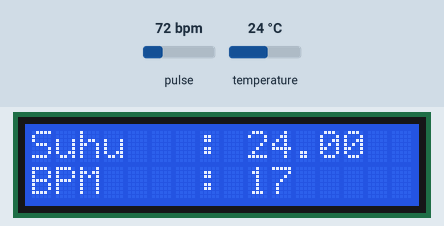
This sketch was run on a simulated ESP8266 (NodeMCU). Parts: 16×2 character LCD. Inputs (shaded band) come from the test bench; at power-on: pulse 72 bpm, temperature 24 °C. WiFi joins after 1.5 s; servers stay silent unless stated; what the sketch prints to the serial monitor is not drawn.

Above: at 18.9 s.
19.0 s: pulse set to 158 bpm
At 19.9 s:
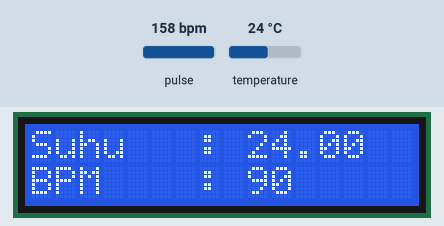
20.8 s: temperature set to 12 °C
At 23.3 s:
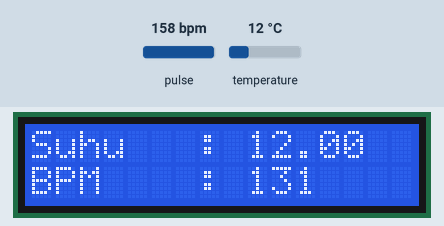
23.5 s: temperature set to 4 °C
At 25.0 s:
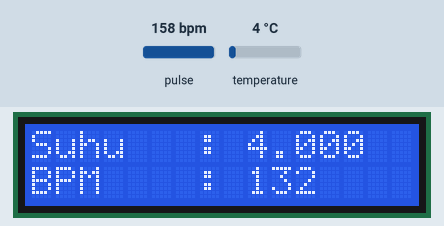
25.3 s: pulse set to 42 bpm
At 28.6 s:
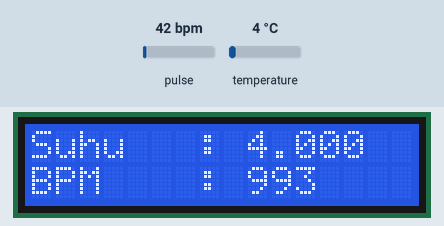
28.9 s: pulse set to 70 bpm
At 30.4 s:
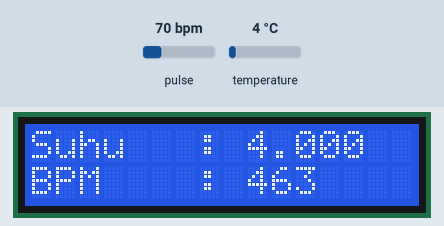
32.4 s: temperature set to 19 °C
At 34.1 s:
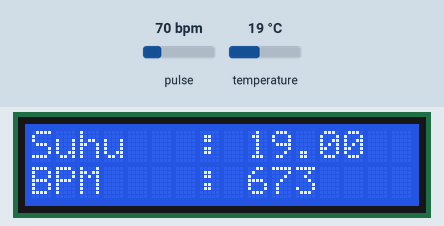
Timing chart, 0 to 35.6 s (numbered marks = the images above; inputs shaded):
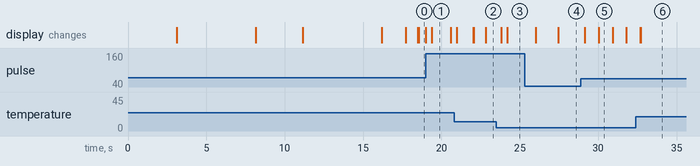

The sketch:

healthcare_thinkspeak.ino
```cpp
#include <Wire.h>
#include <LiquidCrystal_I2C.h>
#include "MAX30105.h"
#include "heartRate.h"
#include <OneWire.h>
#include <DallasTemperature.h>
#include <ESP8266WiFi.h>  // Tambahkan library untuk WiFi
#include <ThingSpeak.h>  // Tambahkan library ThingSpeak

MAX30105 particleSensor;
LiquidCrystal_I2C lcd(0x27, 16, 2);  // Alamat I2C LCD 16x2, sesuaikan jika diperlukan

const byte RATE_SIZE = 4;
byte rates[RATE_SIZE];
byte rateSpot = 0;
long lastBeat = 0;

float beatsPerMinute;
int beatAvg;

// Inisialisasi pin data untuk sensor DS18B20
#define oneWireBusPin D2

OneWire oneWire(oneWireBusPin);
DallasTemperature sensors(&oneWire);

// WiFi dan ThingSpeak
const char* ssid = "UGMURO-INET";  // Ganti dengan SSID WiFi Anda
const char* password = "Gepuk15000";  // Ganti dengan password WiFi Anda
const char* apiKey = "FGBFXFPNYYP83ENT";  // Ganti dengan API key ThingSpeak Anda

WiFiClient client;

unsigned long lastTimeTemp = 0;
unsigned long timerDelayTemp = 1000;
unsigned long lastTimeThingSpeak = 0;
unsigned long timerDelayThingSpeak = 20000;  // Kirim data ke ThingSpeak setiap 20 detik

void setup() {
  Serial.begin(115200);
  sensors.begin();  // DS18B20
  Serial.println("Initializing...");

  if (!particleSensor.begin(Wire, I2C_SPEED_FAST)) {
    Serial.println("MAX30105 was not found. Please check wiring/power.");
    while (1);
  }
  Serial.println("Place your index finger on the sensor with steady pressure.");

  particleSensor.setup();
  particleSensor.setPulseAmplitudeRed(0x0A);
  particleSensor.setPulseAmplitudeGreen(0);

  lcd.init();
  lcd.backlight();
  lcd.print("    WELCOME ");
  lcd.setCursor(0, 1);
  lcd.print("      TO ");
  delay(3000);
  lcd.clear();
  lcd.setCursor(0, 0);
  lcd.print("PSMURO");
  lcd.setCursor(0, 1);
  lcd.print("UNIV.GUNADARMA");
  delay(5000);
  lcd.clear();
  lcd.setCursor(0, 0);
  lcd.print("MCU HEALTCARE");
  delay(3000);
  lcd.clear();
  lcd.setCursor(0, 0);
  lcd.print("Sistem monitor");
  lcd.setCursor(0, 1);
  lcd.print("Suhu Badan");
  delay(5000);
  lcd.clear();
  lcd.print("Temperature:");
  lcd.clear();

  lcd.setCursor(0, 0);
  lcd.print("Suhu   : ");
  lcd.setCursor(0, 1);
  lcd.print("BPM    : ");

  // Connect to WiFi
  WiFi.begin(ssid, password);
  while (WiFi.status() != WL_CONNECTED) {
    delay(500);
    Serial.print(".");
  }
  Serial.println("Connected to WiFi");

  // Initialize ThingSpeak
  ThingSpeak.begin(client);
}

void loop() {
  long irValue = particleSensor.getIR();

  if (checkForBeat(irValue) == true) {
    long delta = millis() - lastBeat;
    lastBeat = millis();

    beatsPerMinute = (60 / (delta / 1000.0));

    if (beatsPerMinute < 255 && beatsPerMinute > 20) {
      rates[rateSpot++] = (byte)beatsPerMinute;
      rateSpot %= RATE_SIZE;

      beatAvg = 0;
      for (byte x = 0; x < RATE_SIZE; x++)
        beatAvg += rates[x];
      beatAvg /= RATE_SIZE;
    }

    lcd.setCursor(9, 1);
    lcd.print(beatAvg);
  }

  Serial.print("IR=");
  Serial.print(irValue);
  Serial.print(", BPM=");
  Serial.print(beatsPerMinute);
  Serial.print(", Avg BPM=");
  Serial.print(beatAvg);

  if (irValue < 60000) {
    Serial.print(" No finger?");
  } else {
    // No specific action here
  }

  if ((millis() - lastTimeTemp) > timerDelayTemp) {
    sensors.requestTemperatures();

    float celsius = sensors.getTempCByIndex(0);

    Serial.print("Suhu Celsius: ");
    Serial.print(celsius);
    Serial.print("°C ");

    lcd.setCursor(9, 0);
    lcd.print(celsius);

    lastTimeTemp = millis();
  }

  // Update ThingSpeak
  if ((millis() - lastTimeThingSpeak) > timerDelayThingSpeak) {
    lastTimeThingSpeak = millis();

    ThingSpeak.setField(1, beatsPerMinute);
    ThingSpeak.setField(2, beatAvg);
    ThingSpeak.setField(3, sensors.getTempCByIndex(0));

    // Use ThingSpeak.writeFields() with the correct signature
    int responseCode = ThingSpeak.writeFields(0, apiKey); // API Key is passed here

    if (responseCode == 200) {
      Serial.println("Data sent to ThingSpeak successfully.");
    } else {
      Serial.print("Error sending data to ThingSpeak. Response code: ");
      Serial.println(responseCode);
    }
  }

  Serial.println();
}
```

Measured:
- after the input at 25.3 s, the display: first changes after 0.72 s (image 4 shows a later state)
- what the display in image 1 shows lasts 1.2 s, from 19.4 s to 20.6 s
- what the display in image 5 shows lasts 0.9 s, from 30.0 s to 30.9 s
